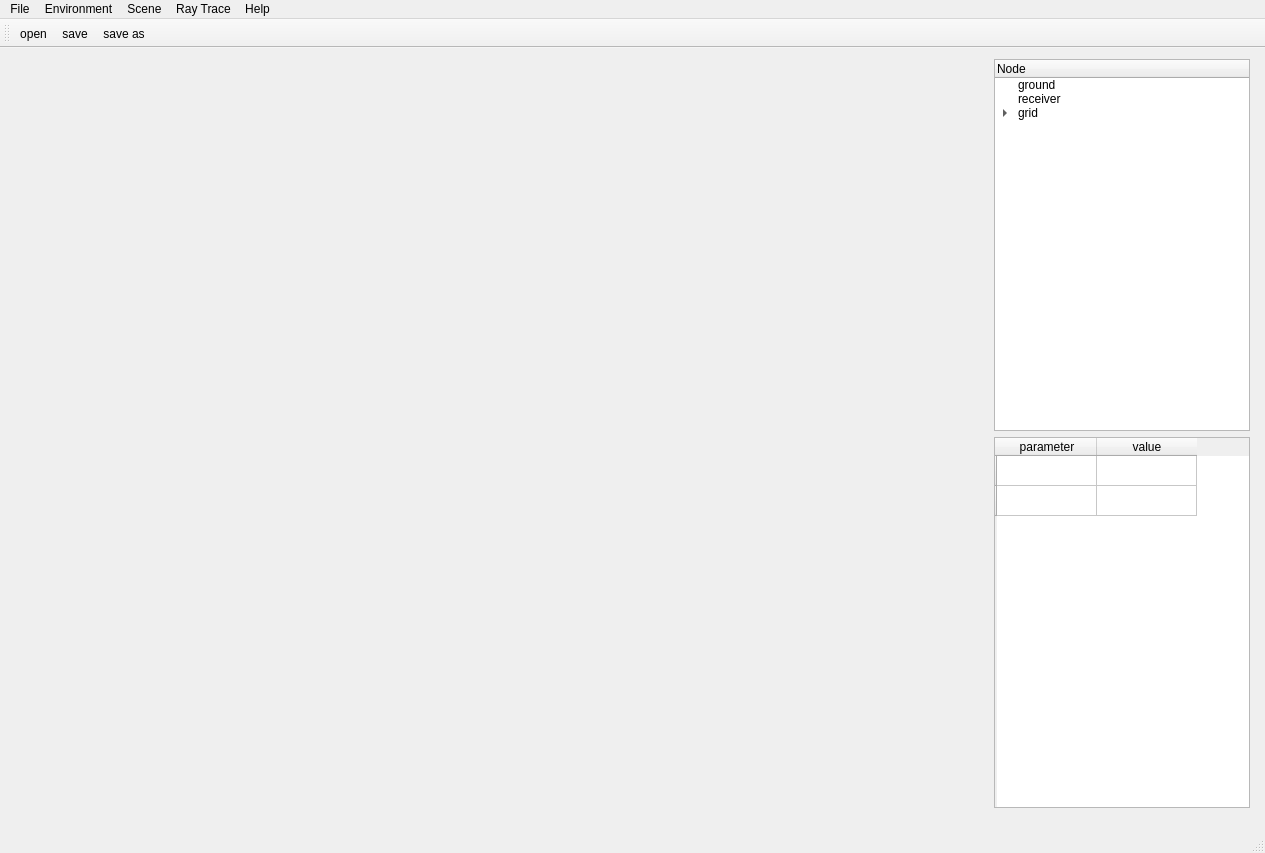
<?xml version="1.0" encoding="UTF-8"?>
<ui version="4.0">
 <class>GUIClass</class>
 <widget class="QMainWindow" name="GUIClass">
  <property name="enabled">
   <bool>true</bool>
  </property>
  <property name="geometry">
   <rect>
    <x>0</x>
    <y>0</y>
    <width>1265</width>
    <height>853</height>
   </rect>
  </property>
  <property name="sizePolicy">
   <sizepolicy hsizetype="Preferred" vsizetype="Preferred">
    <horstretch>0</horstretch>
    <verstretch>0</verstretch>
   </sizepolicy>
  </property>
  <property name="minimumSize">
   <size>
    <width>1265</width>
    <height>853</height>
   </size>
  </property>
  <property name="maximumSize">
   <size>
    <width>1265</width>
    <height>853</height>
   </size>
  </property>
  <property name="windowTitle">
   <string>SolarEnergy</string>
  </property>
  <property name="windowIcon">
   <iconset resource="gui.qrc">
    <normaloff>:/GUI/icons/sunIcon.png</normaloff>:/GUI/icons/sunIcon.png</iconset>
  </property>
  <widget class="QWidget" name="centralWidget">
   <widget class="QWidget" name="layoutWidget">
    <property name="geometry">
     <rect>
      <x>0</x>
      <y>0</y>
      <width>1261</width>
      <height>771</height>
     </rect>
    </property>
    <layout class="QHBoxLayout" name="horizontalLayout">
     <item>
      <widget class="SceneWindow" name="sceneWidget" native="true">
       <property name="sizePolicy">
        <sizepolicy hsizetype="Expanding" vsizetype="Expanding">
         <horstretch>1</horstretch>
         <verstretch>1</verstretch>
        </sizepolicy>
       </property>
      </widget>
     </item>
     <item>
      <layout class="QVBoxLayout" name="verticalLayout">
       <item>
        <widget class="QTreeWidget" name="nodeTreeWidget">
         <column>
          <property name="text">
           <string notr="true">Node</string>
          </property>
         </column>
         <item>
          <property name="text">
           <string>ground</string>
          </property>
         </item>
         <item>
          <property name="text">
           <string>receiver</string>
          </property>
         </item>
         <item>
          <property name="text">
           <string>grid</string>
          </property>
          <item>
           <property name="text">
            <string>heliostat0</string>
           </property>
          </item>
          <item>
           <property name="text">
            <string>heliostat1</string>
           </property>
          </item>
         </item>
        </widget>
       </item>
       <item>
        <widget class="QTableWidget" name="parameterTableWidget">
         <property name="columnCount">
          <number>2</number>
         </property>
         <row>
          <property name="text">
           <string/>
          </property>
         </row>
         <row>
          <property name="text">
           <string/>
          </property>
         </row>
         <column>
          <property name="text">
           <string>parameter</string>
          </property>
         </column>
         <column>
          <property name="text">
           <string>value</string>
          </property>
         </column>
        </widget>
       </item>
      </layout>
     </item>
    </layout>
   </widget>
  </widget>
  <widget class="QMenuBar" name="menuBar">
   <property name="geometry">
    <rect>
     <x>0</x>
     <y>0</y>
     <width>1265</width>
     <height>23</height>
    </rect>
   </property>
   <widget class="QMenu" name="menuFile">
    <property name="title">
     <string>File</string>
    </property>
    <addaction name="actionopen"/>
    <addaction name="actionsave"/>
    <addaction name="actionsave_as"/>
    <addaction name="separator"/>
    <addaction name="actionreload"/>
    <addaction name="actionrecent_file"/>
   </widget>
   <widget class="QMenu" name="menuEnvironment">
    <property name="title">
     <string>Environment</string>
    </property>
    <addaction name="actionSunLight"/>
    <addaction name="actionTranmissvity"/>
    <addaction name="actionConstant_Variable"/>
   </widget>
   <widget class="QMenu" name="menuScene">
    <property name="title">
     <string>Scene</string>
    </property>
    <addaction name="actionCreate_Scene"/>
    <addaction name="actionOpen_Scene"/>
   </widget>
   <widget class="QMenu" name="menuRay_Trace">
    <property name="title">
     <string>Ray Trace</string>
    </property>
    <addaction name="actionrun"/>
    <addaction name="actionFlux_Analysis"/>
    <addaction name="separator"/>
    <addaction name="actionRayTrace_Option"/>
   </widget>
   <widget class="QMenu" name="menuHelp">
    <property name="title">
     <string>Help</string>
    </property>
    <addaction name="actionAbout"/>
   </widget>
   <addaction name="menuFile"/>
   <addaction name="menuEnvironment"/>
   <addaction name="menuScene"/>
   <addaction name="menuRay_Trace"/>
   <addaction name="menuHelp"/>
  </widget>
  <widget class="QToolBar" name="mainToolBar">
   <attribute name="toolBarArea">
    <enum>TopToolBarArea</enum>
   </attribute>
   <attribute name="toolBarBreak">
    <bool>false</bool>
   </attribute>
   <addaction name="actionopen"/>
   <addaction name="actionsave"/>
   <addaction name="actionsave_as"/>
  </widget>
  <widget class="QStatusBar" name="statusBar"/>
  <action name="actionopen">
   <property name="icon">
    <iconset resource="gui.qrc">
     <normaloff>:/GUI/icons/open.png</normaloff>:/GUI/icons/open.png</iconset>
   </property>
   <property name="text">
    <string>open</string>
   </property>
  </action>
  <action name="actionsave">
   <property name="icon">
    <iconset resource="gui.qrc">
     <normaloff>:/GUI/icons/save.png</normaloff>:/GUI/icons/save.png</iconset>
   </property>
   <property name="text">
    <string>save</string>
   </property>
  </action>
  <action name="actionsave_as">
   <property name="icon">
    <iconset resource="gui.qrc">
     <normaloff>:/GUI/icons/saveas.png</normaloff>:/GUI/icons/saveas.png</iconset>
   </property>
   <property name="text">
    <string>save as</string>
   </property>
  </action>
  <action name="actionSunLight">
   <property name="text">
    <string>Sun Light</string>
   </property>
  </action>
  <action name="actionTranmissvity">
   <property name="text">
    <string>Tranmissvity</string>
   </property>
  </action>
  <action name="actionCreate_Scene">
   <property name="text">
    <string>Create Scene</string>
   </property>
  </action>
  <action name="actionOpen_Scene">
   <property name="text">
    <string>Open Scene</string>
   </property>
  </action>
  <action name="actionreload">
   <property name="text">
    <string>reload</string>
   </property>
  </action>
  <action name="actionrecent_file">
   <property name="text">
    <string>recent file</string>
   </property>
  </action>
  <action name="actionConstant_Variable">
   <property name="text">
    <string>Constant Variable</string>
   </property>
  </action>
  <action name="actionrun">
   <property name="text">
    <string>Run</string>
   </property>
  </action>
  <action name="actionFlux_Analysis">
   <property name="text">
    <string>Flux Analysis</string>
   </property>
  </action>
  <action name="actionRayTrace_Option">
   <property name="text">
    <string>RayTrace Option</string>
   </property>
  </action>
  <action name="actionAbout">
   <property name="text">
    <string>About</string>
   </property>
  </action>
 </widget>
 <layoutdefault spacing="6" margin="11"/>
 <customwidgets>
  <customwidget>
   <class>SceneWindow</class>
   <extends>QWidget</extends>
   <header location="global">scenewindow.h</header>
   <container>1</container>
  </customwidget>
 </customwidgets>
 <resources>
  <include location="gui.qrc"/>
 </resources>
 <connections/>
</ui>
